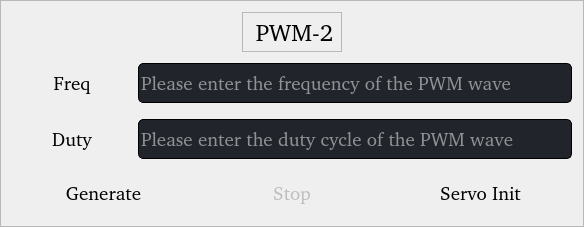
                               <widget class="QFrame" name="frame_16">
                                <property name="sizePolicy">
                                 <sizepolicy hsizetype="Preferred" vsizetype="Preferred">
                                  <horstretch>0</horstretch>
                                  <verstretch>0</verstretch>
                                 </sizepolicy>
                                </property>
                                <property name="maximumSize">
                                 <size>
                                  <width>16777215</width>
                                  <height>400</height>
                                 </size>
                                </property>
                                <property name="styleSheet">
                                 <string notr="true">QFrame#frame_16{
	border: 1px solid #343b48;
	/*background-color: rgb(126, 199, 193);*/
	border-radius: 5px;
}</string>
                                </property>
                                <property name="frameShape">
                                 <enum>QFrame::StyledPanel</enum>
                                </property>
                                <property name="frameShadow">
                                 <enum>QFrame::Raised</enum>
                                </property>
                                <layout class="QVBoxLayout" name="verticalLayout_28">
                                 <item>
                                  <layout class="QVBoxLayout" name="verticalLayout_30">
                                   <item>
                                    <layout class="QHBoxLayout" name="horizontalLayout_58">
                                     <item>
                                      <spacer name="horizontalSpacer_21">
                                       <property name="orientation">
                                        <enum>Qt::Horizontal</enum>
                                       </property>
                                       <property name="sizeType">
                                        <enum>QSizePolicy::Minimum</enum>
                                       </property>
                                       <property name="sizeHint" stdset="0">
                                        <size>
                                         <width>230</width>
                                         <height>20</height>
                                        </size>
                                       </property>
                                      </spacer>
                                     </item>
                                     <item>
                                      <widget class="QFrame" name="frame_23">
                                       <property name="sizePolicy">
                                        <sizepolicy hsizetype="Minimum" vsizetype="Minimum">
                                         <horstretch>0</horstretch>
                                         <verstretch>0</verstretch>
                                        </sizepolicy>
                                       </property>
                                       <property name="minimumSize">
                                        <size>
                                         <width>100</width>
                                         <height>40</height>
                                        </size>
                                       </property>
                                       <property name="maximumSize">
                                        <size>
                                         <width>100</width>
                                         <height>40</height>
                                        </size>
                                       </property>
                                       <property name="frameShape">
                                        <enum>QFrame::StyledPanel</enum>
                                       </property>
                                       <property name="frameShadow">
                                        <enum>QFrame::Raised</enum>
                                       </property>
                                       <layout class="QHBoxLayout" name="horizontalLayout_59">
                                        <property name="leftMargin">
                                         <number>9</number>
                                        </property>
                                        <property name="topMargin">
                                         <number>0</number>
                                        </property>
                                        <property name="rightMargin">
                                         <number>30</number>
                                        </property>
                                        <property name="bottomMargin">
                                         <number>0</number>
                                        </property>
                                        <item>
                                         <widget class="QLabel" name="info_text_8">
                                          <property name="minimumSize">
                                           <size>
                                            <width>85</width>
                                            <height>35</height>
                                           </size>
                                          </property>
                                          <property name="font">
                                           <font>
                                            <family>クレPro by 宁静之雨，微信公众号njzyshare</family>
                                            <pointsize>18</pointsize>
                                            <italic>false</italic>
                                            <bold>false</bold>
                                           </font>
                                          </property>
                                          <property name="styleSheet">
                                           <string notr="true">font: 18pt &quot;クレPro by 宁静之雨，微信公众号njzyshare&quot;;</string>
                                          </property>
                                          <property name="text">
                                           <string>PWM-2</string>
                                          </property>
                                          <property name="alignment">
                                           <set>Qt::AlignCenter</set>
                                          </property>
                                         </widget>
                                        </item>
                                       </layout>
                                      </widget>
                                     </item>
                                     <item>
                                      <spacer name="horizontalSpacer_22">
                                       <property name="orientation">
                                        <enum>Qt::Horizontal</enum>
                                       </property>
                                       <property name="sizeType">
                                        <enum>QSizePolicy::Minimum</enum>
                                       </property>
                                       <property name="sizeHint" stdset="0">
                                        <size>
                                         <width>230</width>
                                         <height>20</height>
                                        </size>
                                       </property>
                                      </spacer>
                                     </item>
                                    </layout>
                                   </item>
                                   <item>
                                    <layout class="QHBoxLayout" name="horizontalLayout_60">
                                     <property name="topMargin">
                                      <number>5</number>
                                     </property>
                                     <property name="bottomMargin">
                                      <number>5</number>
                                     </property>
                                     <item>
                                      <widget class="QLabel" name="lb_PWM2_Freq">
                                       <property name="minimumSize">
                                        <size>
                                         <width>120</width>
                                         <height>30</height>
                                        </size>
                                       </property>
                                       <property name="maximumSize">
                                        <size>
                                         <width>120</width>
                                         <height>16777215</height>
                                        </size>
                                       </property>
                                       <property name="font">
                                        <font>
                                         <family>クレPro by 宁静之雨，微信公众号njzyshare</family>
                                         <pointsize>14</pointsize>
                                         <italic>false</italic>
                                         <bold>false</bold>
                                        </font>
                                       </property>
                                       <property name="styleSheet">
                                        <string notr="true">font: 14pt &quot;クレPro by 宁静之雨，微信公众号njzyshare&quot;;</string>
                                       </property>
                                       <property name="text">
                                        <string>Freq</string>
                                       </property>
                                       <property name="alignment">
                                        <set>Qt::AlignCenter</set>
                                       </property>
                                      </widget>
                                     </item>
                                     <item>
                                      <widget class="QLineEdit" name="le_PWM2_Freq">
                                       <property name="minimumSize">
                                        <size>
                                         <width>284</width>
                                         <height>40</height>
                                        </size>
                                       </property>
                                       <property name="font">
                                        <font>
                                         <family>クレPro by 宁静之雨，微信公众号njzyshare</family>
                                         <pointsize>14</pointsize>
                                         <italic>false</italic>
                                         <bold>false</bold>
                                        </font>
                                       </property>
                                       <property name="toolTip">
                                        <string>请输入PWM波的频率</string>
                                       </property>
                                       <property name="styleSheet">
                                        <string notr="true">border-radius: 5px;
border: 1px solid black;
background-color: rgb(33, 37, 43);
color: rgb(255, 255, 255);
font: 14pt &quot;クレPro by 宁静之雨，微信公众号njzyshare&quot;;</string>
                                       </property>
                                       <property name="placeholderText">
                                        <string>Please enter the frequency of the PWM wave</string>
                                       </property>
                                      </widget>
                                     </item>
                                    </layout>
                                   </item>
                                   <item>
                                    <layout class="QHBoxLayout" name="horizontalLayout_61">
                                     <property name="topMargin">
                                      <number>5</number>
                                     </property>
                                     <property name="bottomMargin">
                                      <number>5</number>
                                     </property>
                                     <item>
                                      <widget class="QLabel" name="lb_PWM2_Duty_2">
                                       <property name="minimumSize">
                                        <size>
                                         <width>120</width>
                                         <height>30</height>
                                        </size>
                                       </property>
                                       <property name="maximumSize">
                                        <size>
                                         <width>120</width>
                                         <height>16777215</height>
                                        </size>
                                       </property>
                                       <property name="font">
                                        <font>
                                         <family>クレPro by 宁静之雨，微信公众号njzyshare</family>
                                         <pointsize>14</pointsize>
                                         <italic>false</italic>
                                         <bold>false</bold>
                                        </font>
                                       </property>
                                       <property name="styleSheet">
                                        <string notr="true">font: 14pt &quot;クレPro by 宁静之雨，微信公众号njzyshare&quot;;</string>
                                       </property>
                                       <property name="text">
                                        <string>Duty</string>
                                       </property>
                                       <property name="alignment">
                                        <set>Qt::AlignCenter</set>
                                       </property>
                                      </widget>
                                     </item>
                                     <item>
                                      <widget class="QLineEdit" name="le_PWM2_Duty_2">
                                       <property name="minimumSize">
                                        <size>
                                         <width>284</width>
                                         <height>40</height>
                                        </size>
                                       </property>
                                       <property name="font">
                                        <font>
                                         <family>クレPro by 宁静之雨，微信公众号njzyshare</family>
                                         <pointsize>14</pointsize>
                                         <italic>false</italic>
                                         <bold>false</bold>
                                        </font>
                                       </property>
                                       <property name="toolTip">
                                        <string>请输入PWM波的占空比</string>
                                       </property>
                                       <property name="styleSheet">
                                        <string notr="true">border-radius: 5px;
border: 1px solid black;
background-color: rgb(33, 37, 43);
color: rgb(255, 255, 255);
font: 14pt &quot;クレPro by 宁静之雨，微信公众号njzyshare&quot;;</string>
                                       </property>
                                       <property name="placeholderText">
                                        <string>Please enter the duty cycle of the PWM wave</string>
                                       </property>
                                      </widget>
                                     </item>
                                    </layout>
                                   </item>
                                   <item>
                                    <layout class="QHBoxLayout" name="horizontalLayout_62">
                                     <item>
                                      <widget class="QPushButton" name="btn_PWM2_Generate">
                                       <property name="minimumSize">
                                        <size>
                                         <width>0</width>
                                         <height>45</height>
                                        </size>
                                       </property>
                                       <property name="font">
                                        <font>
                                         <family>クレPro by 宁静之雨，微信公众号njzyshare</family>
                                         <pointsize>14</pointsize>
                                         <italic>false</italic>
                                         <bold>false</bold>
                                        </font>
                                       </property>
                                       <property name="cursor">
                                        <cursorShape>PointingHandCursor</cursorShape>
                                       </property>
                                       <property name="toolTip">
                                        <string>产生PWM</string>
                                       </property>
                                       <property name="styleSheet">
                                        <string notr="true">border-radius: 5px;font: 14pt &quot;クレPro by 宁静之雨，微信公众号njzyshare&quot;;</string>
                                       </property>
                                       <property name="text">
                                        <string>Generate</string>
                                       </property>
                                      </widget>
                                     </item>
                                     <item>
                                      <widget class="QPushButton" name="btn_PWM2_Stop">
                                       <property name="enabled">
                                        <bool>false</bool>
                                       </property>
                                       <property name="minimumSize">
                                        <size>
                                         <width>0</width>
                                         <height>45</height>
                                        </size>
                                       </property>
                                       <property name="font">
                                        <font>
                                         <family>クレPro by 宁静之雨，微信公众号njzyshare</family>
                                         <pointsize>14</pointsize>
                                         <italic>false</italic>
                                         <bold>false</bold>
                                        </font>
                                       </property>
                                       <property name="cursor">
                                        <cursorShape>PointingHandCursor</cursorShape>
                                       </property>
                                       <property name="toolTip">
                                        <string>停止输出PWM</string>
                                       </property>
                                       <property name="styleSheet">
                                        <string notr="true">border-radius: 5px;font: 14pt &quot;クレPro by 宁静之雨，微信公众号njzyshare&quot;;</string>
                                       </property>
                                       <property name="text">
                                        <string>Stop</string>
                                       </property>
                                      </widget>
                                     </item>
                                     <item>
                                      <widget class="QPushButton" name="btn_PWM2_Servo">
                                       <property name="minimumSize">
                                        <size>
                                         <width>0</width>
                                         <height>45</height>
                                        </size>
                                       </property>
                                       <property name="font">
                                        <font>
                                         <family>クレPro by 宁静之雨，微信公众号njzyshare</family>
                                         <pointsize>14</pointsize>
                                         <italic>false</italic>
                                         <bold>false</bold>
                                        </font>
                                       </property>
                                       <property name="cursor">
                                        <cursorShape>PointingHandCursor</cursorShape>
                                       </property>
                                       <property name="toolTip">
                                        <string>舵机一键归零</string>
                                       </property>
                                       <property name="styleSheet">
                                        <string notr="true">border-radius: 5px;font: 14pt &quot;クレPro by 宁静之雨，微信公众号njzyshare&quot;;</string>
                                       </property>
                                       <property name="text">
                                        <string>Servo Init</string>
                                       </property>
                                      </widget>
                                     </item>
                                    </layout>
                                   </item>
                                  </layout>
                                 </item>
                                </layout>
                               </widget>
